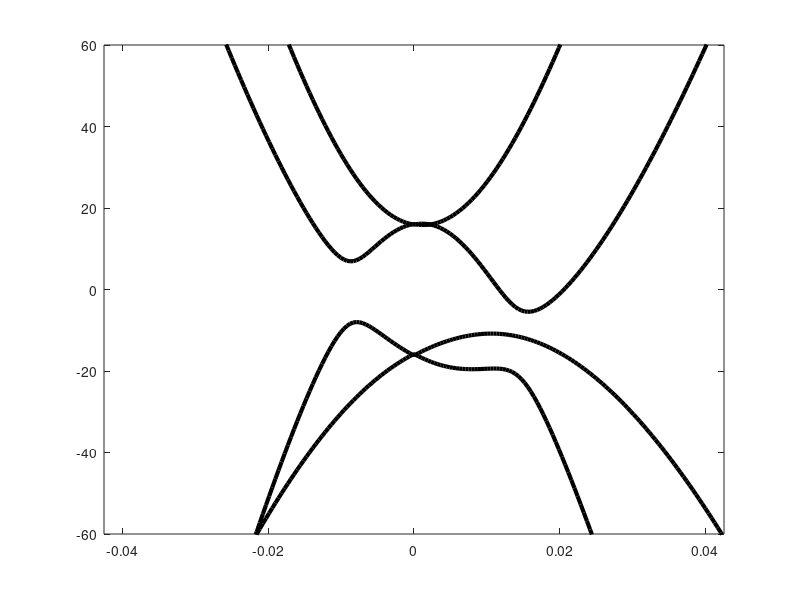

This figure's MATLAB source:
clear all


Eadd=0;

delta1 = Eadd/2;    % H_tetra(1,1)
delta2 = Eadd/2;     % H_tetra(2,2)
delta3 = Eadd/6;     % H_tetra(3,3)
delta4 = Eadd/6;   % H_tetra(4,4)
delta5 = -1*Eadd/6;    % H_tetra(5,5)
delta6 = -1*Eadd/6;     % H_tetra(6,6)
delta7 = -1*Eadd/2;     % H_tetra(7,7)
delta8 = -1*Eadd/2;   % H_tetra(8,8)


gamma0=3000;
% 
gamma1=390;
gamma2=-16;
gamma3=300;
gamma4=40;
gamma5=60;
deltaAB=40.8;

xi=1;


coolor='-k';

a=1.42*sqrt(3);

G1=2*pi/a*[1,-1/sqrt(3)];
G2=2*pi/a*[0,2/sqrt(3)];


GA=(-G1*(2/3)-G2*(1/3))/40;
K2=(-G1*(1/3)+G2*(1/3))/40;
K1=[0,0,0];

NK=100;

KX1=linspace(GA(1,1),K1(1,1),NK) ;
KY1=linspace(GA(1,2),K1(1,2),NK) ;

KX2=linspace(K1(1,1),K2(1,1),NK) ;
KY2=linspace(K1(1,2),K2(1,2),NK) ;



Kp=[KX1,KX2;KY1,KY2];



for kpp=1:size(Kp,2)

k=Kp(:,kpp)';

V0PI=(sqrt(3)*a/2)*gamma0*(xi*k(1,1)+1i*k(1,2));

V3PI=(gamma3/gamma0)*V0PI;
V4PI=(gamma4/gamma0)*V0PI;


% HG=[0,V0PI';V0PI,0];


HG2up=[delta1,V0PI',-V4PI',V3PI;V0PI,deltaAB+delta2,gamma1,-V4PI';-V4PI,gamma1,deltaAB+delta3,V0PI';V3PI',-V4PI,V0PI,delta4];


HG2down=[delta5,V0PI',-V4PI',V3PI;V0PI,deltaAB+delta6,gamma1,-V4PI';-V4PI,gamma1,deltaAB+delta7,V0PI';V3PI',-V4PI,V0PI,delta8];


T2=[gamma2,0,0,0;0,gamma5,0,0;-V4PI,gamma1,gamma5,0;V3PI',-V4PI,0,gamma2];

% T2=[gamma2,0,0,0;0,gamma5,0,0;-V4PI,gamma1,0,0;V3PI',-V4PI,0,0];


% T2=[gamma2,0,0,0;0,gamma5,0,0;0,gamma1,gamma5,0;0,0,0,gamma2];
% T2=zeros(4,4);

HG4=[HG2up,T2;T2',HG2down];


Egval(:,kpp)=sort(real(eig(HG4)));
end

%kp_num=[linspace(0,1,NK),linspace(1,2,NK)];
kp_num=[linspace(-0.0426,0.0426,NK*2)];
figure;
for i=1:size(Egval,1)
    plot(kp_num,Egval(i,:),coolor,'linewidth',[3]);
    hold on
end

%axis([kp_num(1,1)  kp_num(1,size(kp_num,2)) -60 60]);
axis([kp_num(1,1)  kp_num(1,size(kp_num,2)) -60 60]);